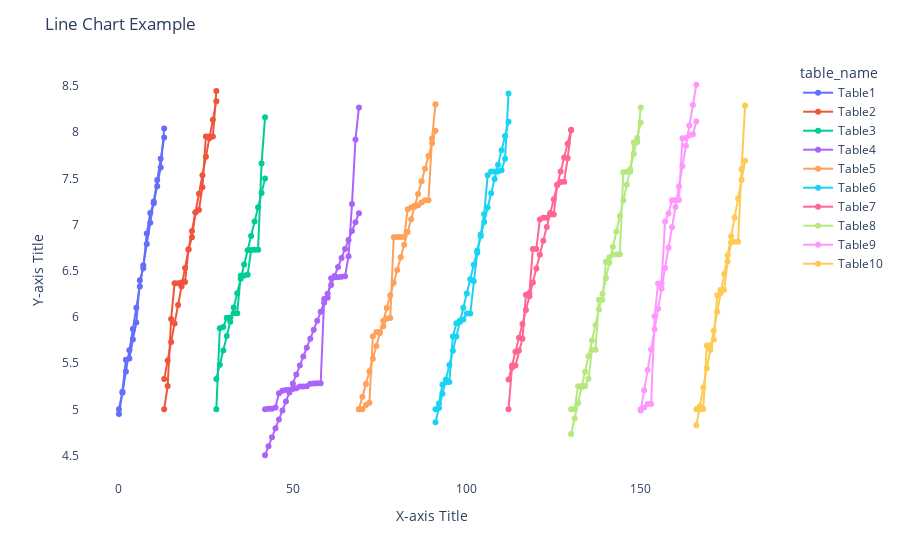

The cell this chart's notebook holds for it:
### Code cell
# Define the o numero de tabelas que serão geradas além da primeira
num_tables = 9
df_list=[]

# Generate valores aleatorias para y entre  5 e 8
y = 5
y_list=[y]
while y < 8:
    y+=np.random.uniform(0, 0.5)
    y_list.append(y)

# Cria um array com valores que vão de 0 até o tamanho da lista y_list
x = np.arange(0, len(y_list), 1)

#Cria um dataframe com os valores de x, e colunas y_list table_name 
df_list = pd.DataFrame({'x': x, 'y_noise': y_list,'table_name':f'Table{1}'})

# Reshape x e y values para uma regressão linear
X = df_list['x'].values.reshape(-1, 1)
y = df_list['y_noise'].values.reshape(-1, 1)

#Cria um modelo de regressão linear
model = LinearRegression()

 # Ajustar o modelo aos dados
model.fit(X, y)

# Obtenha a inclinação da linha de regressão
slope = model.coef_[0][0]

 # Adicione a inclinação à lista
slope_list=[slope]

# Prever valores de y usando o modelo
y_pred = model.predict(X)

# Adiciona valores y previstos ao dataframe
df_list['y_pred'] = y_pred.flatten()

#Percorre cada tabela
for i in range(num_tables):
    #refaz o mesmo processo para criação da df_list
    y = 5
    y_list=[y]
    while y < 8:
        y+=np.random.uniform(0, 1)**5
        y_list.append(y)

    #Usa o ultimo valor da df_list para dar continuidade ao valor de x
    last_number=df_list['x'].iloc[-1]
    x = np.arange(last_number, last_number+len(y_list), 1)
    
    df = pd.DataFrame({'x': x, 'y_noise': y_list,'table_name':f'Table{i+2}'})

    X = df['x'].values.reshape(-1, 1)
    y = df['y_noise'].values.reshape(-1, 1)

    model = LinearRegression()

    model.fit(X, y)

    slope = model.coef_[0][0]
    slope_list.append(slope)

    y_pred = model.predict(X)

    df['y_pred'] = y_pred.flatten()

    # Concatena o dataframe com o anterior
    df_list= pd.concat([df_list,df],axis=0)

# Crie um gráfico de linhas usando plotly
fig = px.line(df_list, x='x', y=['y_noise','y_pred'],color='table_name', markers=True)
fig.update_layout(title='Line Chart Example',
                  xaxis_title='X-axis Title',
                  yaxis_title='Y-axis Title',
                  plot_bgcolor='white')
fig.show()

### Figure 1 — Plotly figure (JSON) as saved in the notebook; plotly's stock layout.template omitted (floating-point values rounded to 4 significant figures)
{"data": [{"hovertemplate": "table_name=Table1<br>variable=y_noise<br>x=%{x}<br>value=%{y}<extra></extra>", "legendgroup": "Table1", "line": {"color": "#636efa", "dash": "solid"}, "marker": {"symbol": "circle"}, "mode": "markers+lines", "name": "Table1", "orientation": "v", "showlegend": true, "type": "scatter", "x": [0, 1, 2, 3, 4, 5, 6, 7, 8, 9, 10, 11, 12, 13], "xaxis": "x", "y": [5, 5.192, 5.537, 5.552, 5.756, 5.94, 6.399, 6.527, 6.903, 7.127, 7.231, 7.416, 7.619, 8.041], "yaxis": "y"}, {"hovertemplate": "table_name=Table1<br>variable=y_pred<br>x=%{x}<br>value=%{y}<extra></extra>", "legendgroup": "Table1", "line": {"color": "#636efa", "dash": "solid"}, "marker": {"symbol": "circle"}, "mode": "markers+lines", "name": "Table1", "orientation": "v", "showlegend": false, "type": "scatter", "x": [0, 1, 2, 3, 4, 5, 6, 7, 8, 9, 10, 11, 12, 13], "xaxis": "x", "y": [4.949, 5.179, 5.41, 5.64, 5.87, 6.1, 6.331, 6.561, 6.791, 7.021, 7.252, 7.482, 7.712, 7.942], "yaxis": "y"}, {"hovertemplate": "table_name=Table2<br>variable=y_noise<br>x=%{x}<br>value=%{y}<extra></extra>", "legendgroup": "Table2", "line": {"color": "#EF553B", "dash": "solid"}, "marker": {"symbol": "circle"}, "mode": "markers+lines", "name": "Table2", "orientation": "v", "showlegend": true, "type": "scatter", "x": [13, 14, 15, 16, 17, 18, 19, 20, 21, 22, 23, 24, 25, 26, 27, 28], "xaxis": "x", "y": [5, 5.254, 5.98, 6.365, 6.365, 6.373, 6.38, 6.733, 6.863, 7.131, 7.158, 7.405, 7.954, 7.954, 7.954, 8.447], "yaxis": "y"}, {"hovertemplate": "table_name=Table2<br>variable=y_pred<br>x=%{x}<br>value=%{y}<extra></extra>", "legendgroup": "Table2", "line": {"color": "#EF553B", "dash": "solid"}, "marker": {"symbol": "circle"}, "mode": "markers+lines", "name": "Table2", "orientation": "v", "showlegend": false, "type": "scatter", "x": [13, 14, 15, 16, 17, 18, 19, 20, 21, 22, 23, 24, 25, 26, 27, 28], "xaxis": "x", "y": [5.328, 5.528, 5.729, 5.929, 6.13, 6.331, 6.531, 6.732, 6.932, 7.133, 7.333, 7.534, 7.735, 7.935, 8.136, 8.336], "yaxis": "y"}, {"hovertemplate": "table_name=Table3<br>variable=y_noise<br>x=%{x}<br>value=%{y}<extra></extra>", "legendgroup": "Table3", "line": {"color": "#00cc96", "dash": "solid"}, "marker": {"symbol": "circle"}, "mode": "markers+lines", "name": "Table3", "orientation": "v", "showlegend": true, "type": "scatter", "x": [28, 29, 30, 31, 32, 33, 34, 35, 36, 37, 38, 39, 40, 41, 42], "xaxis": "x", "y": [5, 5.877, 5.892, 5.993, 5.995, 6.041, 6.041, 6.447, 6.448, 6.457, 6.724, 6.729, 6.729, 7.663, 8.162], "yaxis": "y"}, {"hovertemplate": "table_name=Table3<br>variable=y_pred<br>x=%{x}<br>value=%{y}<extra></extra>", "legendgroup": "Table3", "line": {"color": "#00cc96", "dash": "solid"}, "marker": {"symbol": "circle"}, "mode": "markers+lines", "name": "Table3", "orientation": "v", "showlegend": false, "type": "scatter", "x": [28, 29, 30, 31, 32, 33, 34, 35, 36, 37, 38, 39, 40, 41, 42], "xaxis": "x", "y": [5.328, 5.483, 5.638, 5.793, 5.948, 6.103, 6.258, 6.413, 6.568, 6.723, 6.878, 7.033, 7.188, 7.343, 7.498], "yaxis": "y"}, {"hovertemplate": "table_name=Table4<br>variable=y_noise<br>x=%{x}<br>value=%{y}<extra></extra>", "legendgroup": "Table4", "line": {"color": "#ab63fa", "dash": "solid"}, "marker": {"symbol": "circle"}, "mode": "markers+lines", "name": "Table4", "orientation": "v", "showlegend": true, "type": "scatter", "x": [42, 43, 44, 45, 46, 47, 48, 49, 50, 51, 52, 53, 54, 55, 56, 57, 58, 59, 60, 61, 62, 63, 64, 65, 66, 67, 68, 69], "xaxis": "x", "y": [5, 5.006, 5.006, 5.021, 5.173, 5.202, 5.21, 5.21, 5.221, 5.23, 5.248, 5.248, 5.249, 5.278, 5.28, 5.284, 5.284, 6.196, 6.209, 6.421, 6.43, 6.43, 6.435, 6.442, 6.657, 7.223, 7.922, 8.269], "yaxis": "y"}, {"hovertemplate": "table_name=Table4<br>variable=y_pred<br>x=%{x}<br>value=%{y}<extra></extra>", "legendgroup": "Table4", "line": {"color": "#ab63fa", "dash": "solid"}, "marker": {"symbol": "circle"}, "mode": "markers+lines", "name": "Table4", "orientation": "v", "showlegend": false, "type": "scatter", "x": [42, 43, 44, 45, 46, 47, 48, 49, 50, 51, 52, 53, 54, 55, 56, 57, 58, 59, 60, 61, 62, 63, 64, 65, 66, 67, 68, 69], "xaxis": "x", "y": [4.503, 4.6, 4.697, 4.794, 4.892, 4.989, 5.086, 5.183, 5.28, 5.377, 5.474, 5.571, 5.668, 5.765, 5.862, 5.959, 6.056, 6.153, 6.25, 6.348, 6.445, 6.542, 6.639, 6.736, 6.833, 6.93, 7.027, 7.124], "yaxis": "y"}, {"hovertemplate": "table_name=Table5<br>variable=y_noise<br>x=%{x}<br>value=%{y}<extra></extra>", "legendgroup": "Table5", "line": {"color": "#FFA15A", "dash": "solid"}, "marker": {"symbol": "circle"}, "mode": "markers+lines", "name": "Table5", "orientation": "v", "showlegend": true, "type": "scatter", "x": [69, 70, 71, 72, 73, 74, 75, 76, 77, 78, 79, 80, 81, 82, 83, 84, 85, 86, 87, 88, 89, 90, 91], "xaxis": "x", "y": [5, 5.0, 5.047, 5.072, 5.793, 5.838, 5.838, 5.9, 5.984, 5.988, 6.864, 6.866, 6.867, 6.867, 7.167, 7.186, 7.204, 7.209, 7.239, 7.265, 7.265, 7.932, 8.303], "yaxis": "y"}, {"hovertemplate": "table_name=Table5<br>variable=y_pred<br>x=%{x}<br>value=%{y}<extra></extra>", "legendgroup": "Table5", "line": {"color": "#FFA15A", "dash": "solid"}, "marker": {"symbol": "circle"}, "mode": "markers+lines", "name": "Table5", "orientation": "v", "showlegend": false, "type": "scatter", "x": [69, 70, 71, 72, 73, 74, 75, 76, 77, 78, 79, 80, 81, 82, 83, 84, 85, 86, 87, 88, 89, 90, 91], "xaxis": "x", "y": [5.0, 5.137, 5.274, 5.411, 5.549, 5.686, 5.823, 5.96, 6.097, 6.234, 6.371, 6.508, 6.646, 6.783, 6.92, 7.057, 7.194, 7.331, 7.468, 7.605, 7.743, 7.88, 8.017], "yaxis": "y"}, {"hovertemplate": "table_name=Table6<br>variable=y_noise<br>x=%{x}<br>value=%{y}<extra></extra>", "legendgroup": "Table6", "line": {"color": "#19d3f3", "dash": "solid"}, "marker": {"symbol": "circle"}, "mode": "markers+lines", "name": "Table6", "orientation": "v", "showlegend": true, "type": "scatter", "x": [91, 92, 93, 94, 95, 96, 97, 98, 99, 100, 101, 102, 103, 104, 105, 106, 107, 108, 109, 110, 111, 112], "xaxis": "x", "y": [5, 5.065, 5.27, 5.295, 5.295, 5.788, 5.932, 5.959, 5.972, 6.037, 6.037, 6.386, 6.696, 6.892, 7.111, 7.535, 7.575, 7.575, 7.575, 7.589, 7.714, 8.42], "yaxis": "y"}, {"hovertemplate": "table_name=Table6<br>variable=y_pred<br>x=%{x}<br>value=%{y}<extra></extra>", "legendgroup": "Table6", "line": {"color": "#19d3f3", "dash": "solid"}, "marker": {"symbol": "circle"}, "mode": "markers+lines", "name": "Table6", "orientation": "v", "showlegend": false, "type": "scatter", "x": [91, 92, 93, 94, 95, 96, 97, 98, 99, 100, 101, 102, 103, 104, 105, 106, 107, 108, 109, 110, 111, 112], "xaxis": "x", "y": [4.86, 5.015, 5.17, 5.325, 5.48, 5.635, 5.79, 5.945, 6.1, 6.255, 6.41, 6.565, 6.72, 6.875, 7.03, 7.185, 7.34, 7.495, 7.65, 7.805, 7.96, 8.115], "yaxis": "y"}, {"hovertemplate": "table_name=Table7<br>variable=y_noise<br>x=%{x}<br>value=%{y}<extra></extra>", "legendgroup": "Table7", "line": {"color": "#FF6692", "dash": "solid"}, "marker": {"symbol": "circle"}, "mode": "markers+lines", "name": "Table7", "orientation": "v", "showlegend": true, "type": "scatter", "x": [112, 113, 114, 115, 116, 117, 118, 119, 120, 121, 122, 123, 124, 125, 126, 127, 128, 129, 130], "xaxis": "x", "y": [5, 5.454, 5.474, 5.636, 5.765, 6.241, 6.26, 6.736, 6.736, 7.056, 7.073, 7.074, 7.11, 7.11, 7.433, 7.462, 7.464, 7.72, 8.022], "yaxis": "y"}, {"hovertemplate": "table_name=Table7<br>variable=y_pred<br>x=%{x}<br>value=%{y}<extra></extra>", "legendgroup": "Table7", "line": {"color": "#FF6692", "dash": "solid"}, "marker": {"symbol": "circle"}, "mode": "markers+lines", "name": "Table7", "orientation": "v", "showlegend": false, "type": "scatter", "x": [112, 113, 114, 115, 116, 117, 118, 119, 120, 121, 122, 123, 124, 125, 126, 127, 128, 129, 130], "xaxis": "x", "y": [5.324, 5.474, 5.624, 5.774, 5.924, 6.074, 6.225, 6.375, 6.525, 6.675, 6.825, 6.975, 7.126, 7.276, 7.426, 7.576, 7.726, 7.876, 8.026], "yaxis": "y"}, {"hovertemplate": "table_name=Table8<br>variable=y_noise<br>x=%{x}<br>value=%{y}<extra></extra>", "legendgroup": "Table8", "line": {"color": "#B6E880", "dash": "solid"}, "marker": {"symbol": "circle"}, "mode": "markers+lines", "name": "Table8", "orientation": "v", "showlegend": true, "type": "scatter", "x": [130, 131, 132, 133, 134, 135, 136, 137, 138, 139, 140, 141, 142, 143, 144, 145, 146, 147, 148, 149, 150], "xaxis": "x", "y": [5, 5.0, 5.251, 5.252, 5.252, 5.332, 5.646, 5.646, 6.187, 6.187, 6.599, 6.648, 6.677, 6.677, 6.68, 7.566, 7.574, 7.574, 7.89, 7.894, 8.268], "yaxis": "y"}, {"hovertemplate": "table_name=Table8<br>variable=y_pred<br>x=%{x}<br>value=%{y}<extra></extra>", "legendgroup": "Table8", "line": {"color": "#B6E880", "dash": "solid"}, "marker": {"symbol": "circle"}, "mode": "markers+lines", "name": "Table8", "orientation": "v", "showlegend": false, "type": "scatter", "x": [130, 131, 132, 133, 134, 135, 136, 137, 138, 139, 140, 141, 142, 143, 144, 145, 146, 147, 148, 149, 150], "xaxis": "x", "y": [4.733, 4.901, 5.07, 5.239, 5.407, 5.576, 5.745, 5.913, 6.082, 6.251, 6.419, 6.588, 6.756, 6.925, 7.094, 7.262, 7.431, 7.6, 7.768, 7.937, 8.106], "yaxis": "y"}, {"hovertemplate": "table_name=Table9<br>variable=y_noise<br>x=%{x}<br>value=%{y}<extra></extra>", "legendgroup": "Table9", "line": {"color": "#FF97FF", "dash": "solid"}, "marker": {"symbol": "circle"}, "mode": "markers+lines", "name": "Table9", "orientation": "v", "showlegend": true, "type": "scatter", "x": [150, 151, 152, 153, 154, 155, 156, 157, 158, 159, 160, 161, 162, 163, 164, 165, 166], "xaxis": "x", "y": [5, 5.02, 5.058, 5.058, 6.007, 6.363, 6.364, 7.033, 7.12, 7.264, 7.267, 7.267, 7.935, 7.939, 7.967, 7.978, 8.117], "yaxis": "y"}, {"hovertemplate": "table_name=Table9<br>variable=y_pred<br>x=%{x}<br>value=%{y}<extra></extra>", "legendgroup": "Table9", "line": {"color": "#FF97FF", "dash": "solid"}, "marker": {"symbol": "circle"}, "mode": "markers+lines", "name": "Table9", "orientation": "v", "showlegend": false, "type": "scatter", "x": [150, 151, 152, 153, 154, 155, 156, 157, 158, 159, 160, 161, 162, 163, 164, 165, 166], "xaxis": "x", "y": [4.987, 5.207, 5.427, 5.648, 5.868, 6.089, 6.309, 6.53, 6.75, 6.971, 7.191, 7.412, 7.632, 7.853, 8.073, 8.294, 8.514], "yaxis": "y"}, {"hovertemplate": "table_name=Table10<br>variable=y_noise<br>x=%{x}<br>value=%{y}<extra></extra>", "legendgroup": "Table10", "line": {"color": "#FECB52", "dash": "solid"}, "marker": {"symbol": "circle"}, "mode": "markers+lines", "name": "Table10", "orientation": "v", "showlegend": true, "type": "scatter", "x": [166, 167, 168, 169, 170, 171, 172, 173, 174, 175, 176, 177, 178, 179, 180], "xaxis": "x", "y": [5, 5.002, 5.005, 5.692, 5.693, 5.757, 6.236, 6.294, 6.294, 6.601, 6.807, 6.814, 6.816, 7.6, 8.29], "yaxis": "y"}, {"hovertemplate": "table_name=Table10<br>variable=y_pred<br>x=%{x}<br>value=%{y}<extra></extra>", "legendgroup": "Table10", "line": {"color": "#FECB52", "dash": "solid"}, "marker": {"symbol": "circle"}, "mode": "markers+lines", "name": "Table10", "orientation": "v", "showlegend": false, "type": "scatter", "x": [166, 167, 168, 169, 170, 171, 172, 173, 174, 175, 176, 177, 178, 179, 180], "xaxis": "x", "y": [4.829, 5.033, 5.238, 5.442, 5.647, 5.851, 6.056, 6.26, 6.465, 6.669, 6.873, 7.078, 7.282, 7.487, 7.691], "yaxis": "y"}], "layout": {"legend": {"title": {"text": "table_name"}, "tracegroupgap": 0}, "margin": {"t": 60}, "plot_bgcolor": "white", "title": {"text": "Line Chart Example"}, "xaxis": {"anchor": "y", "domain": [0, 1], "title": {"text": "X-axis Title"}}, "yaxis": {"anchor": "x", "domain": [0, 1], "title": {"text": "Y-axis Title"}}}}
